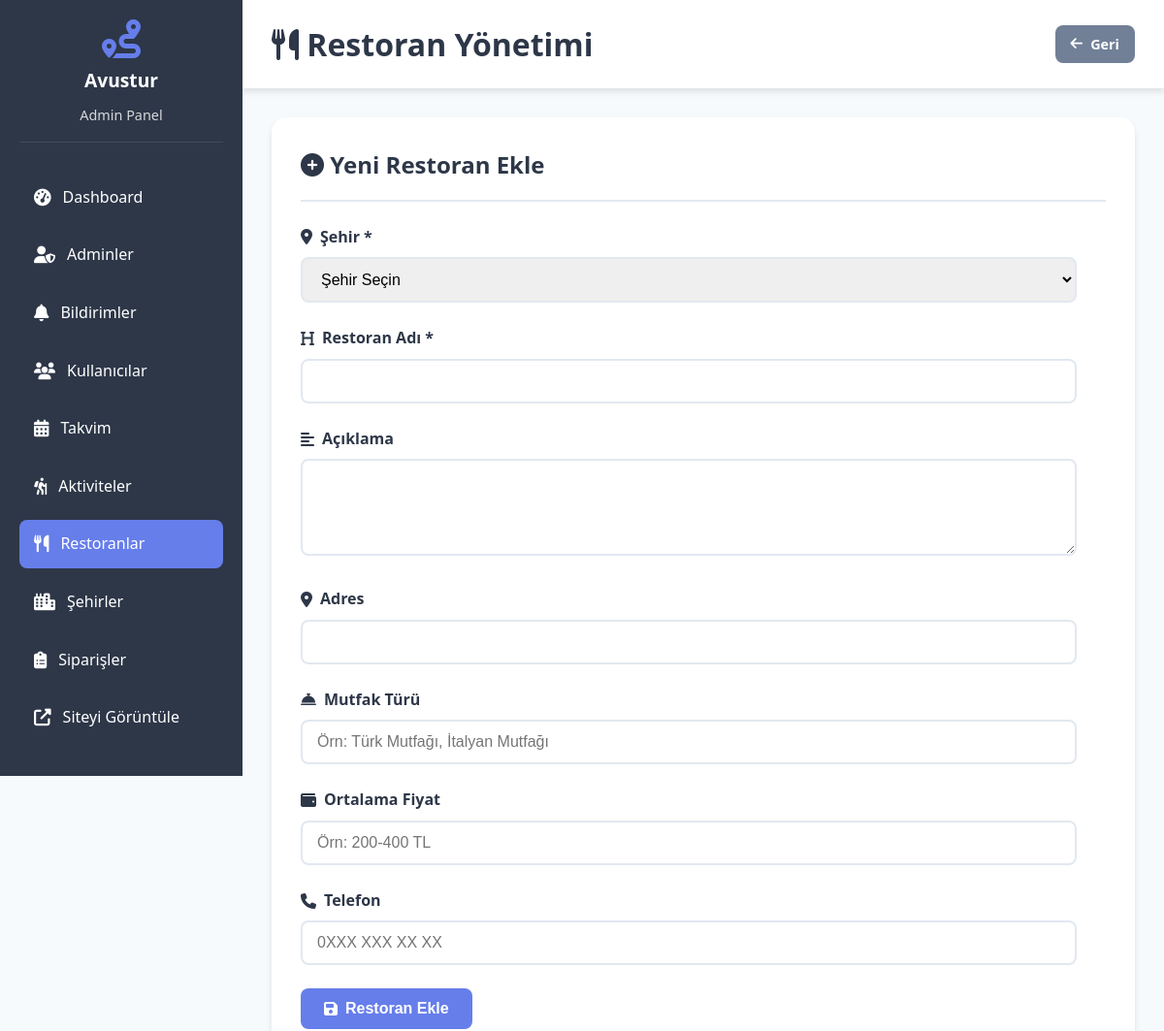
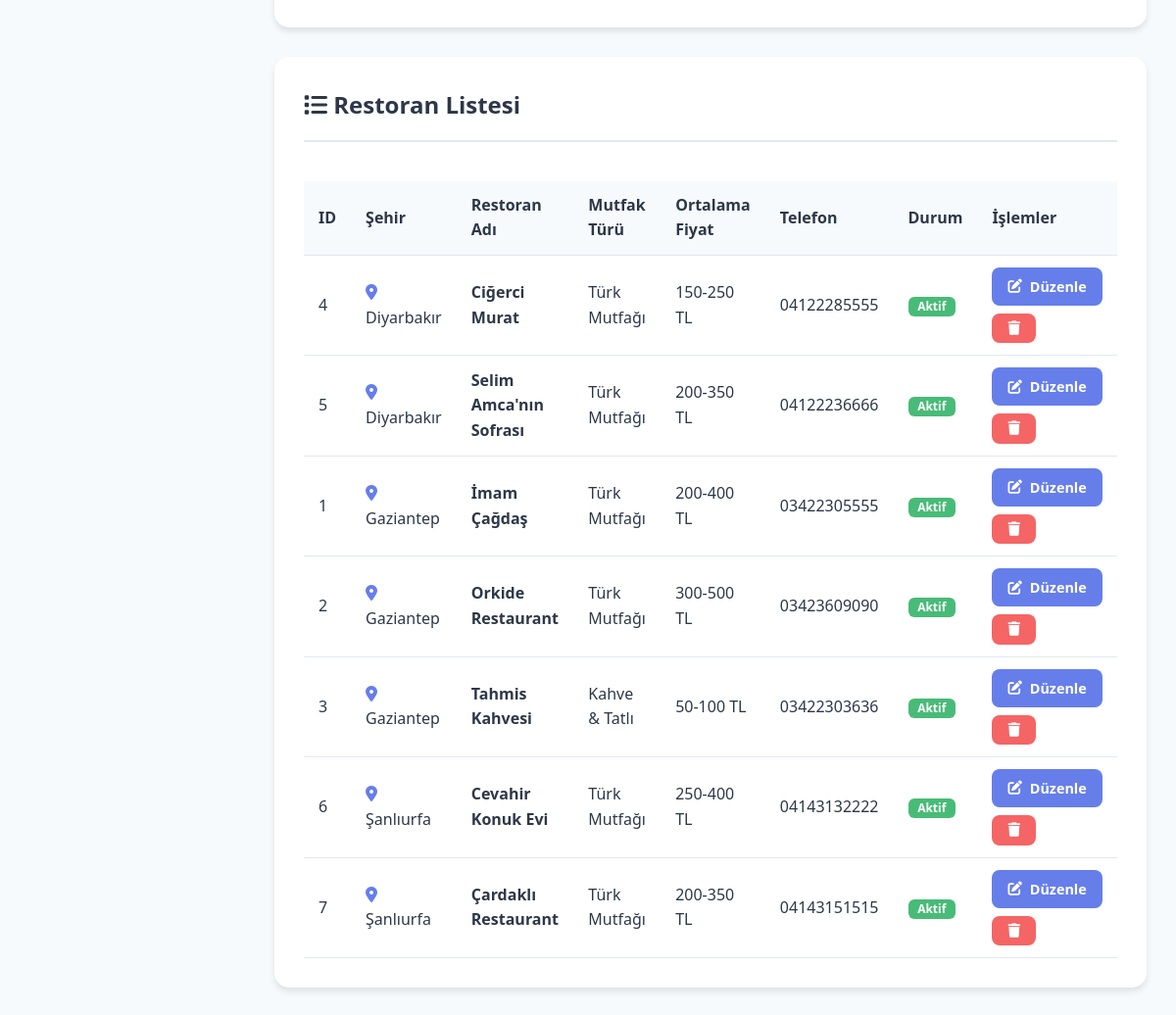
The page /admin/restoranlar.php (signed in) on the database its author committed (2 pictures, top to bottom).
### tables this page shows
CREATE TABLE restoranlar (
    id INT AUTO_INCREMENT PRIMARY KEY,
    sehir_id INT NOT NULL,
    baslik VARCHAR(200) NOT NULL,
    aciklama TEXT,
    adres TEXT,
    gorsel VARCHAR(255),
    mutfak_turu VARCHAR(100),
    ortalama_fiyat VARCHAR(50),
    telefon VARCHAR(15),
    aktif TINYINT(1) DEFAULT 1,
    sira INT DEFAULT 0,
    olusturma_tarihi DATETIME DEFAULT CURRENT_TIMESTAMP,
    FOREIGN KEY (sehir_id) REFERENCES sehirler(id) ON DELETE CASCADE,
    INDEX idx_sehir (sehir_id)
);

CREATE TABLE sehirler (
    id INT AUTO_INCREMENT PRIMARY KEY,
    sehir_adi VARCHAR(50) NOT NULL,
    sehir_slug VARCHAR(50) UNIQUE NOT NULL,
    aciklama TEXT,
    gorsel VARCHAR(255),
    aktif TINYINT(1) DEFAULT 1
);

### config.php (called while the page is built, shortened)
<?php
function sanitize($data) {
    return htmlspecialchars(strip_tags(trim($data)), ENT_QUOTES, 'UTF-8');
}
?>

### admin/restoranlar.php (the view, shortened to what this page needs)
<?php
require_once '../config.php';
$stmt = $db->query("
    SELECT r.*, s.sehir_adi
    FROM restoranlar r
    INNER JOIN sehirler s ON r.sehir_id = s.id
    ORDER BY s.sehir_adi, r.sira, r.baslik
");
$restoranlar = $stmt->fetchAll();
?>
<!DOCTYPE html>
<html lang="tr">
<head>
    <link rel="stylesheet" href="../assets/css/style.css">
    <link rel="stylesheet" href="https://cdnjs.cloudflare.com/ajax/libs/font-awesome/6.4.0/css/all.min.css">
</head>
<body>
    <?php include 'includes/sidebar.php'; ?>
    <div class="admin-content">
        <div class="admin-header">
            <h1><i class="fas fa-utensils"></i> Restoran Yönetimi</h1>
            <a href="index.php" class="btn btn-sm btn-secondary">
                <i class="fas fa-arrow-left"></i> Geri
            </a>
        </div>
        <div class="admin-card">
            <h2><i class="fas fa-plus-circle"></i> Yeni Restoran Ekle</h2>
            <form method="POST" style="max-width: 800px;">
                <div class="form-group">
                    <label for="sehir_id">
                        <i class="fas fa-map-marker-alt"></i> Şehir *
                    </label>
                    <select id="sehir_id" name="sehir_id" required>
                        <option value="">Şehir Seçin</option>
                    </select>
                </div>
                <div class="form-group">
                    <label for="baslik">
                        <i class="fas fa-heading"></i> Restoran Adı *
                    </label>
                    <input type="text" id="baslik" name="baslik" required>
                </div>
                <div class="form-group">
                    <label for="aciklama">
                        <i class="fas fa-align-left"></i> Açıklama
                    </label>
                    <textarea id="aciklama" name="aciklama" rows="4"></textarea>
                </div>
                <div class="form-group">
                    <label for="adres">
                        <i class="fas fa-map-marker-alt"></i> Adres
                    </label>
                    <input type="text" id="adres" name="adres">
                </div>
                <div class="form-group">
                    <label for="mutfak_turu">
                        <i class="fas fa-concierge-bell"></i> Mutfak Türü
                    </label>
                    <input type="text" id="mutfak_turu" name="mutfak_turu" placeholder="Örn: Türk Mutfağı, İtalyan Mutfağı">
                </div>
                <div class="form-group">
                    <label for="ortalama_fiyat">
                        <i class="fas fa-wallet"></i> Ortalama Fiyat
                    </label>
                    <input type="text" id="ortalama_fiyat" name="ortalama_fiyat" placeholder="Örn: 200-400 TL">
                </div>
                <div class="form-group">
                    <label for="telefon">
                        <i class="fas fa-phone"></i> Telefon
                    </label>
                    <input type="tel" id="telefon" name="telefon" placeholder="0XXX XXX XX XX">
                </div>
                <button type="submit" class="btn btn-primary">
                    <i class="fas fa-save"></i> Restoran Ekle
                </button>
            </form>
        </div>
        <div class="admin-card">
            <h2><i class="fas fa-list"></i> Restoran Listesi</h2>
            <?php if (count($restoranlar) > 0): ?>
                <div class="table-responsive">
                    <table>
                        <thead>
                            <tr>
                                <th>ID</th>
                                <th>Şehir</th>
                                <th>Restoran Adı</th>
                                <th>Mutfak Türü</th>
                                <th>Ortalama Fiyat</th>
                                <th>Telefon</th>
                                <th>Durum</th>
                                <th>İşlemler</th>
                            </tr>
                        </thead>
                        <tbody>
                            <?php foreach ($restoranlar as $restoran): ?>
                                <tr>
                                    <td><?php echo $restoran['id']; ?></td>
                                    <td>
                                        <i class="fas fa-map-marker-alt" style="color: var(--primary-color);"></i>
                                        <?php echo sanitize($restoran['sehir_adi']); ?>
                                    </td>
                                    <td><strong><?php echo sanitize($restoran['baslik']); ?></strong></td>
                                    <td><?php echo sanitize($restoran['mutfak_turu']); ?></td>
                                    <td><?php echo sanitize($restoran['ortalama_fiyat']); ?></td>
                                    <td><?php echo sanitize($restoran['telefon']); ?></td>
                                    <td>
                                        <?php if ($restoran['aktif']): ?>
                                            <span class="badge badge-success">Aktif</span>
                                        <?php else: ?>
                                            <span class="badge badge-danger">Pasif</span>
                                        <?php endif; ?>
                                    </td>
                                    <td>
                                        <div class="action-buttons">
                                            <a href="restoran_duzenle.php?id=<?php echo $restoran['id']; ?>"
                                               class="btn btn-sm btn-primary"
                                               title="Restoran ve Menüyü Düzenle">
                                                <i class="fas fa-edit"></i> Düzenle
                                            </a>
                                            <a href="?delete=<?php echo $restoran['id']; ?>"
                                               class="btn btn-sm btn-danger"
                                               onclick="return confirm('Bu restoranı silmek istediğinize emin misiniz?')">
                                                <i class="fas fa-trash"></i>
                                            </a>
                                        </div>
                                    </td>
                                </tr>
                            <?php endforeach; ?>
                        </tbody>
                    </table>
                </div>
            <?php endif; ?>
        </div>
    </div>
</body>
</html>

### assets/css/style.css (style rules this page uses)
* { margin: 0; padding: 0; box-sizing: border-box; }
:root { --primary-color: #667eea; --secondary-color: #764ba2; --success-color: #48bb78; --danger-color: #f56565; --warning-color: #ed8936; --info-color: #4299e1; --dark-color: #2d3748; --light-color: #f7fafc; --white-color: #ffffff; --text-color: #2d3748; --text-light: #718096; --border-color: #e2e8f0; --shadow: 0 4px 6px rgba(0, 0, 0, 0.1); --shadow-lg: 0 10px 25px rgba(0, 0, 0, 0.15); }
body { font-family: 'Segoe UI', Tahoma, Geneva, Verdana, sans-serif; line-height: 1.6; color: var(--text-color); background-color: var(--light-color); }
a { text-decoration: none; color: inherit; transition: all 0.3s ease; }
.btn { display: inline-flex; align-items: center; gap: 8px; padding: 12px 24px; border: none; border-radius: 8px; font-size: 1rem; font-weight: 600; cursor: pointer; transition: all 0.3s ease; text-align: center; }
.btn-primary { background: var(--primary-color); color: var(--white-color); }
.btn-secondary { background: var(--text-light); color: var(--white-color); }
.btn-danger { background: var(--danger-color); color: var(--white-color); }
.btn-sm { padding: 8px 16px; font-size: 0.9rem; }
.form-group { margin-bottom: 1.5rem; }
.form-group label { display: flex; align-items: center; gap: 8px; font-weight: 600; margin-bottom: 0.5rem; color: var(--dark-color); }
.form-group input, .form-group select, .form-group textarea { width: 100%; padding: 12px 15px; border: 2px solid var(--border-color); border-radius: 8px; font-size: 1rem; transition: all 0.3s ease; }
.badge { display: inline-block; padding: 6px 12px; font-size: 0.85rem; font-weight: 600; border-radius: 20px; background: rgba(255, 255, 255, 0.3); }
.badge-success { background: var(--success-color); color: var(--white-color); }
.admin-content { margin-left: 250px; padding: 30px; min-height: 100vh; background: var(--light-color); }
.admin-header { background: var(--white-color); padding: 20px 30px; margin: -30px -30px 30px -30px; box-shadow: var(--shadow); display: flex; justify-content: space-between; align-items: center; }
.admin-header h1 { color: var(--dark-color); }
.admin-card { background: var(--white-color); padding: 30px; border-radius: 15px; box-shadow: var(--shadow); margin-bottom: 30px; }
.admin-card h2 { color: var(--dark-color); margin-bottom: 1.5rem; padding-bottom: 1rem; border-bottom: 2px solid var(--border-color); }
.table-responsive { overflow-x: auto; }
table { width: 100%; border-collapse: collapse; margin-top: 1rem; }
table thead { background: var(--light-color); }
table th, table td { padding: 12px 15px; text-align: left; border-bottom: 1px solid var(--border-color); }
table th { font-weight: 600; color: var(--dark-color); }
.action-buttons { display: flex; gap: 8px; }
.badge { display: inline-block; padding: 0.25rem 0.6rem; font-size: 0.75rem; font-weight: 600; line-height: 1; text-align: center; white-space: nowrap; vertical-align: baseline; border-radius: 0.375rem; }
.badge-success { background-color: var(--success-color); color: white; }
.action-buttons { display: flex; gap: 0.5rem; flex-wrap: wrap; }
.action-buttons .btn { margin: 0; }
.table-responsive { overflow-x: auto; -webkit-overflow-scrolling: touch; }

### rows shown on the page
restoranlar: id "4", sehir.sehir_adi "Diyarbakır", baslik "Ciğerci Murat", mutfak_turu "Türk Mutfağı", ortalama_fiyat "150-250 TL", telefon "04122285555", aktif "Aktif"
restoranlar: id "5", sehir.sehir_adi "Diyarbakır", baslik "Selim Amca'nın Sofrası", mutfak_turu "Türk Mutfağı", ortalama_fiyat "200-350 TL", telefon "04122236666", aktif "Aktif"
restoranlar: id "1", sehir.sehir_adi "Gaziantep", baslik "İmam Çağdaş", mutfak_turu "Türk Mutfağı", ortalama_fiyat "200-400 TL", telefon "03422305555", aktif "Aktif"
restoranlar: id "2", sehir.sehir_adi "Gaziantep", baslik "Orkide Restaurant", mutfak_turu "Türk Mutfağı", ortalama_fiyat "300-500 TL", telefon "03423609090", aktif "Aktif"
restoranlar: id "3", sehir.sehir_adi "Gaziantep", baslik "Tahmis Kahvesi", mutfak_turu "Kahve & Tatlı", ortalama_fiyat "50-100 TL", telefon "03422303636", aktif "Aktif"
restoranlar: id "6", sehir.sehir_adi "Şanlıurfa", baslik "Cevahir Konuk Evi", mutfak_turu "Türk Mutfağı", ortalama_fiyat "250-400 TL", telefon "04143132222", aktif "Aktif"
restoranlar: id "7", sehir.sehir_adi "Şanlıurfa", baslik "Çardaklı Restaurant", mutfak_turu "Türk Mutfağı", ortalama_fiyat "200-350 TL", telefon "04143151515", aktif "Aktif"

### other values the page prints
SITE_NAME "Avustur"
